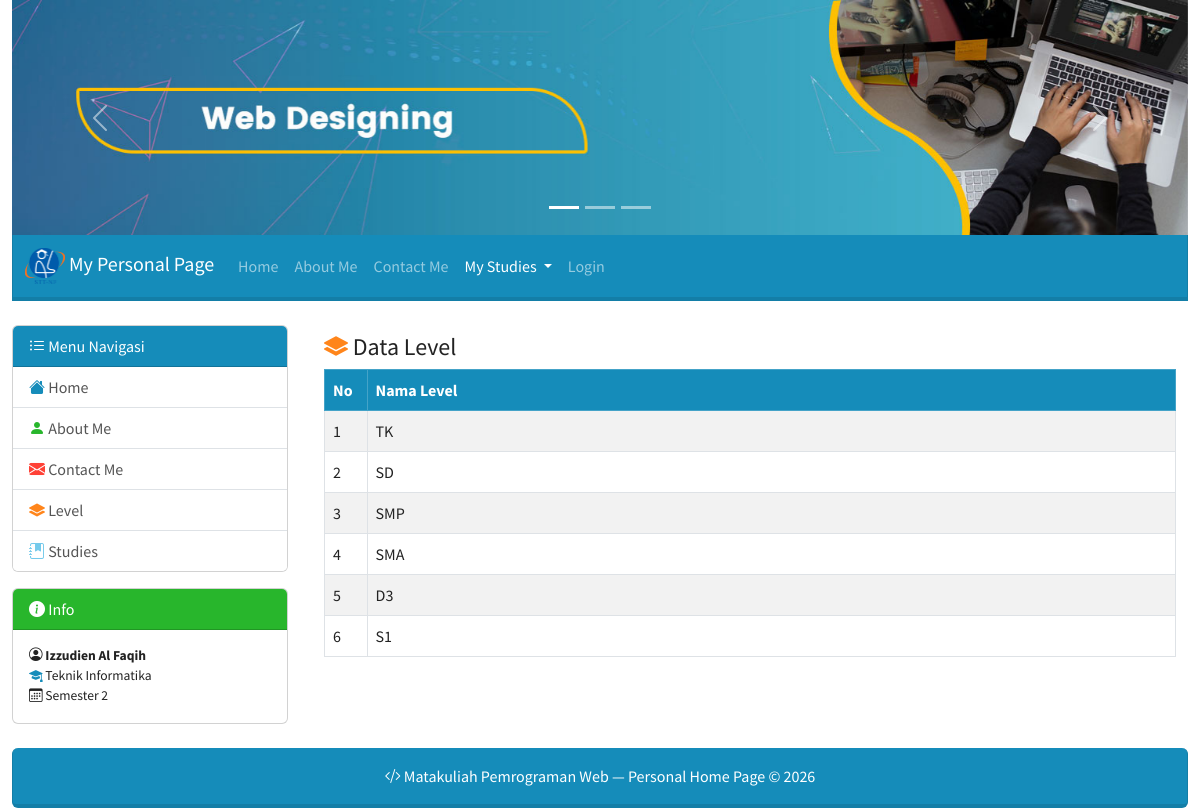
The app's page /index.php?hal=level_list with its own data.
### tables this page shows
CREATE TABLE IF NOT EXISTS `level` (
  `id` int(11) NOT NULL AUTO_INCREMENT,
  `nama` varchar(30) NOT NULL,
  PRIMARY KEY (`id`)
);

### models/Level.php (called while the page is built, shortened)
<?php
class Level
{
    private $koneksi;
    public function __construct()
    {
        global $dbh;
        $this->koneksi = $dbh;
    }
    public function index()
    {
        return $this->koneksi->query("SELECT * FROM level ORDER BY id ASC");
    }
}

### level_list.php (the view, shortened to what this page needs)
<?php
$obj = new Level();
$rs = $obj->index();
?>
<div class="container mt-2">
    <h4><i class="bi bi-layers-fill text-warning"></i> Data Level</h4>
    <table class="table table-striped table-bordered">
        <thead class="table-primary">
            <tr>
                <th width="5%">No</th>
                <th>Nama Level</th>
            </tr>
        </thead>
        <tbody>
            <?php if (!empty($rs)) {
                $no = 1;
                foreach ($rs as $row) { ?>
                    <tr>
                        <td><?= $no++ ?></td>
                        <td><?= htmlspecialchars($row['nama']) ?></td>
                    </tr>
                <?php }
            } else { ?>
                <tr>
                    <td colspan="<?= isset($_SESSION['MEMBER']) ? 3 : 2 ?>" class="text-center">Data belum tersedia</td>
                </tr>
            <?php } ?>
        </tbody>
    </table>
</div>

### records on screen
level: nama "TK"
level: nama "SD"
level: nama "SMP"
level: nama "SMA"
level: nama "D3"
level: nama "S1"
